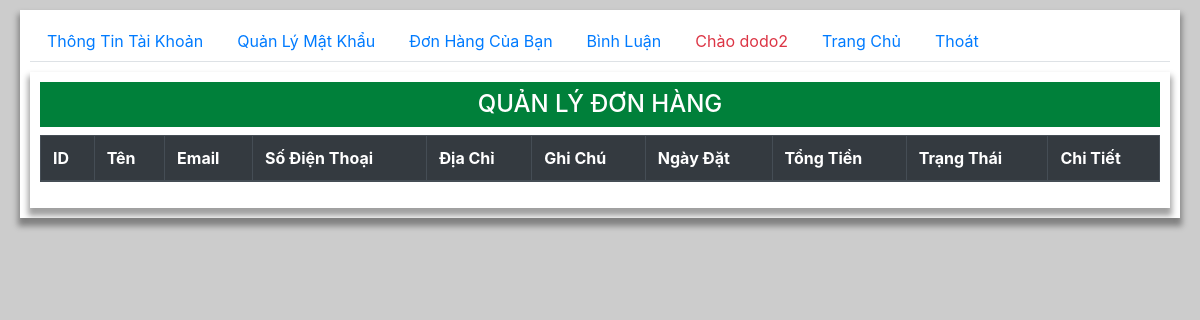
/user/user.php?page=orders (signed in), run on an earlier commit of the app's database.
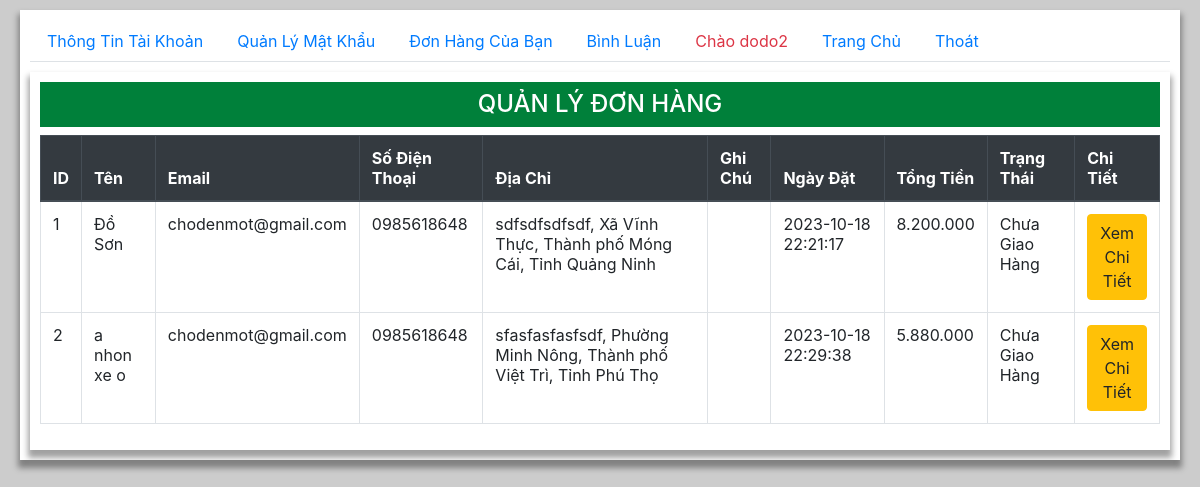
And on a later commit of the database.
### tables this page shows
CREATE TABLE `orders` (
  `id` int(11) NOT NULL,
  `id_user` varchar(20) NOT NULL,
  `name` varchar(50) NOT NULL,
  `email` varchar(255) NOT NULL,
  `phone` varchar(15) NOT NULL,
  `address` varchar(255) NOT NULL,
  `note` varchar(100) NOT NULL,
  `order_date` datetime NOT NULL,
  `status` int(1) NOT NULL COMMENT '1 là chưa giao 2 là đã giao'
);

### user/orders.php (the view, shortened to what this page needs)
<div class="container">
    <h2 class="py-2 text-center h4 ">QUẢN LÝ ĐƠN HÀNG</h2>
    <table class="table table-hover table-bordered">
    <thead  class="thead-dark" >
        <tr>
            <th>ID</th>
            <th>Tên</th>
            <th>Email</th>
            <th>Số Điện Thoại</th>
            <th>Địa Chỉ</th>
            <th>Ghi Chú</th>
            <th>Ngày Đặt</th>
            <th>Tổng Tiền</th>
            <th>Trạng Thái</th>
            <th>Chi Tiết</th>
        </tr>
    </thead>
    <tbody>
    <?php
        require '../model/conn.php';
        if (isset($_COOKIE['usr'])) {
            $id_user = "and id_user = " . "'".$_COOKIE['usr']."'";
        }
        $stmt = $conn ->prepare("SELECT * FROM orders
        join (SELECT id_order, sum(total_money) as total_money from order_details GROUP BY id_order) as order_details
        where orders.id = order_details.id_order $id_user ORDER BY orders.id");
        $stmt -> execute();
        while($order = $stmt->fetch()){
            if ($order[8] == 1) {
                $order[8] = "Chưa Giao Hàng";
            }else if ($order[8] == 2) {
                $order[8] = "Đã Giao Hàng";
            }
            echo "<tr>
                <td>$order[0]</td>
                <td>$order[2]</td>
                <td>$order[3]</td>
                <td>$order[4]</td>
                <td>$order[5]</td>
                <td>$order[6]</td>
                <td>$order[7]</td>
                <td>".number_format($order[10], 0, "," , ".")."</td>
                <td>$order[8]</td>
                <td style='width:60px'><a href='user.php?page=order_details&id_order=$order[0]'><button class='btn btn-warning'>Xem Chi Tiết</button></a></td>
            </tr>";
        }
    ?>
    </tbody>
</table>
</div>

What changed in the data, as far as the page shows it:
added orders: id "1", name "Đồ Sơn", email "chodenmot@gmail.com", phone "0985618648", address "sdfsdfsdfsdf, Xã Vĩnh Thực, Thành phố Móng Cái, Tỉnh Quảng Ninh", order_date "2023-10-18 22:21:17", order "8.200.000", order "Chưa Giao Hàng"
added orders: id "2", name "a nhon xe o", email "chodenmot@gmail.com", phone "0985618648", address "sfasfasfasfsdf, Phường Minh Nông, Thành phố Việt Trì, Tỉnh Phú Thọ", order_date "2023-10-18 22:29:38", order "5.880.000", order "Chưa Giao Hàng"
